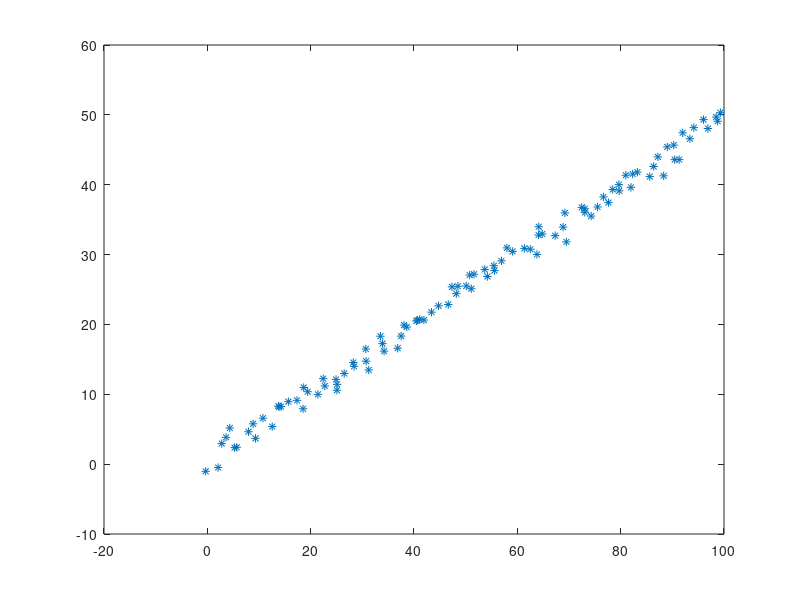

Write MATLAB code to recreate this figure.



% true position
p = [1:100; (1:100) * 0.5];

% observation
o = p + randn(2,100);

plot(o(1,:), o(2,:), '*');


% ok do kalman
initialEstimateError  = 1E5 * ones(1, 3);
motionNoise           = [25, 10, 1];
measurementNoise      = 25;




















